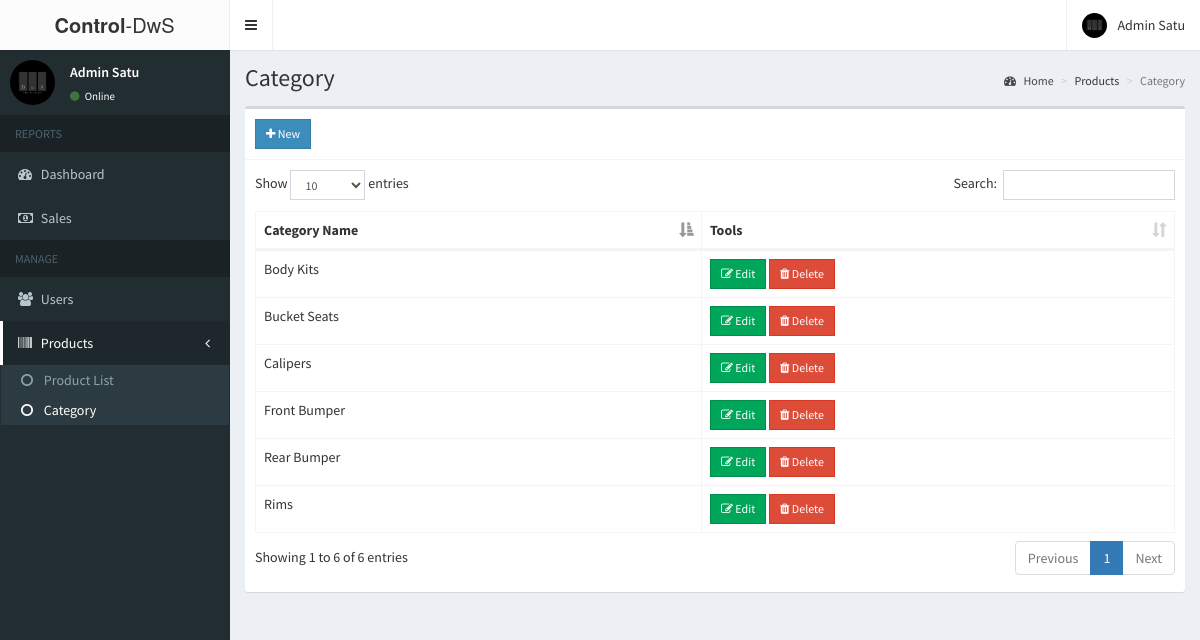
The app's page /admin/category.php (signed in) with its own data.
### tables this page shows
CREATE TABLE `users` (
  `id` int(11) NOT NULL,
  `email` varchar(200) NOT NULL,
  `password` varchar(60) NOT NULL,
  `type` int(1) NOT NULL,
  `firstname` varchar(50) NOT NULL,
  `lastname` varchar(50) NOT NULL,
  `address` text NOT NULL,
  `contact_info` varchar(100) NOT NULL,
  `photo` varchar(200) NOT NULL,
  `status` int(1) NOT NULL,
  `activate_code` varchar(15) NOT NULL,
  `reset_code` varchar(15) NOT NULL,
  `created_on` date NOT NULL
);

CREATE TABLE `category` (
  `id` int(11) NOT NULL,
  `name` varchar(100) NOT NULL,
  `cat_slug` varchar(150) NOT NULL
);

### admin/includes/session.php (called while the page is built, shortened)
<?php
	include '../includes/conn.php';
	$conn = $pdo->open();
	$stmt = $conn->prepare("SELECT * FROM users WHERE id=:id");
	$stmt->execute(['id'=>$_SESSION['admin']]);
	$admin = $stmt->fetch();
?>

### admin/category.php (the view, shortened to what this page needs)
<?php include 'includes/session.php'; ?>
<?php include 'includes/header.php'; ?>
<body class="hold-transition skin-black sidebar-mini">
<div class="wrapper">
  <?php include 'includes/navbar.php'; ?>
  <?php include 'includes/menubar.php'; ?>
  <div class="content-wrapper">
    <section class="content-header">
      <h1>
        Category
      </h1>
      <ol class="breadcrumb">
        <li><a href="#"><i class="fa fa-dashboard"></i> Home</a></li>
        <li>Products</li>
        <li class="active">Category</li>
      </ol>
    </section>
    <section class="content">
      <div class="row">
        <div class="col-xs-12">
          <div class="box">
            <div class="box-header with-border">
              <a href="#addnew" data-toggle="modal" class="btn btn-primary btn-sm btn-flat"><i class="fa fa-plus"></i> New</a>
            </div>
            <div class="box-body">
              <table id="example1" class="table table-bordered">
                <thead>
                  <th>Category Name</th>
                  <th>Tools</th>
                </thead>
                <tbody>
                  <?php
                    $conn = $pdo->open();
                    try{
                      $stmt = $conn->prepare("SELECT * FROM category");
                      $stmt->execute();
                      foreach($stmt as $row){
                        echo "
                          <tr>
                            <td>".$row['name']."</td>
                            <td>
                              <button class='btn btn-success btn-sm edit btn-flat' data-id='".$row['id']."'><i class='fa fa-edit'></i> Edit</button>
                              <button class='btn btn-danger btn-sm delete btn-flat' data-id='".$row['id']."'><i class='fa fa-trash'></i> Delete</button>
                            </td>
                          </tr>
                        ";
                      }
                    }
                    catch(PDOException $e){
                      echo $e->getMessage();
                    }
                  ?>
                </tbody>
              </table>
            </div>
          </div>
        </div>
      </div>
    </section>
  </div>
</div>
</body>
</html>

### admin/includes/navbar.php (shortened to what this page needs)
<header class="main-header">
  <a href="home.php" class="logo">
    <span class="logo-lg"><b>Control</b>-DwS</span>
  </a>
  <nav class="navbar navbar-static-top">
    <a href="#" class="sidebar-toggle" data-toggle="push-menu" role="button">
    </a>
    <div class="navbar-custom-menu">
      <ul class="nav navbar-nav">
        <li class="dropdown user user-menu">
          <a href="#" class="dropdown-toggle" data-toggle="dropdown">
            <img src="<?php echo (!empty($admin['photo'])) ? '../images/'.$admin['photo'] : '../images/profile.jpg'; ?>" class="user-image" alt="User Image">
            <span class="hidden-xs"><?php echo $admin['firstname'].' '.$admin['lastname']; ?></span>
          </a>
        </li>
      </ul>
    </div>
  </nav>
</header>

### admin/includes/menubar.php
<aside class="main-sidebar">
  <section class="sidebar">
    <div class="user-panel">
      <div class="pull-left image">
        <img src="<?php echo (!empty($admin['photo'])) ? '../images/'.$admin['photo'] : '../images/profile.jpg'; ?>" class="img-circle" alt="User Image">
      </div>
      <div class="pull-left info">
        <p><?php echo $admin['firstname'].' '.$admin['lastname']; ?></p>
        <a><i class="fa fa-circle text-success"></i> Online</a>
      </div>
    </div>
    <ul class="sidebar-menu" data-widget="tree">
      <li class="header">REPORTS</li>
      <li><a href="home.php"><i class="fa fa-dashboard"></i> <span>Dashboard</span></a></li>
      <li><a href="sales.php"><i class="fa fa-money"></i> <span>Sales</span></a></li>
      <li class="header">MANAGE</li>
      <li><a href="users.php"><i class="fa fa-users"></i> <span>Users</span></a></li>
      <li class="treeview">
        <a href="#">
          <i class="fa fa-barcode"></i>
          <span>Products</span>
          <span class="pull-right-container">
            <i class="fa fa-angle-left pull-right"></i>
          </span>
        </a>
        <ul class="treeview-menu">
          <li><a href="products.php"><i class="fa fa-circle-o"></i> Product List</a></li>
          <li><a href="category.php"><i class="fa fa-circle-o"></i> Category</a></li>
        </ul>
      </li>
    </ul>
  </section>
</aside>

### records on screen
users: photo (picture), firstname "Admin", lastname "Satu"
category: name "Body Kits"
category: name "Rims"
category: name "Calipers"
category: name "Front Bumper"
category: name "Rear Bumper"
category: name "Bucket Seats"
